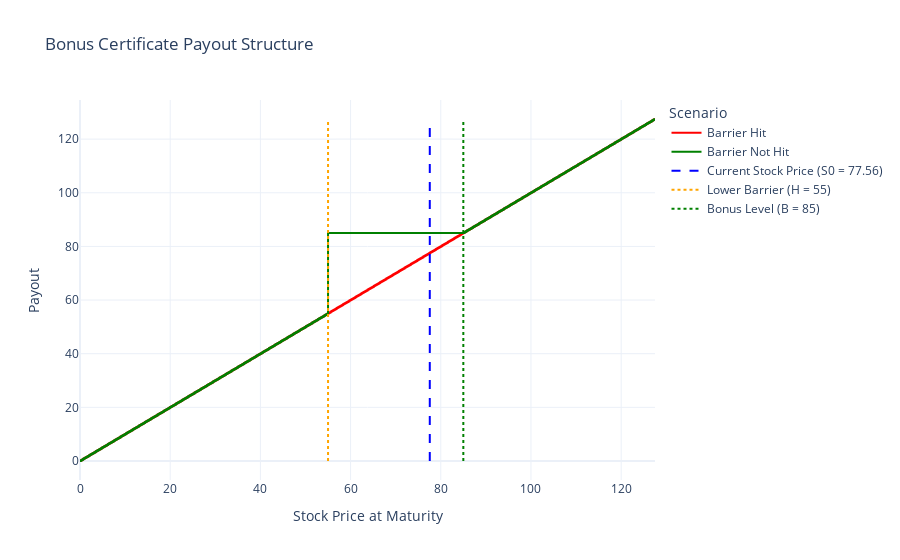

The notebook cell saved with this chart:
### Code cell
plot_payout(B, H, S0)

### Figure 1 — Plotly figure (JSON) as saved in the notebook; plotly's stock layout.template omitted (floating-point values rounded to 4 significant figures; data arrays with more than 128 entries replaced by an {"elided": "..."} marker saying what was removed)
{"data": [{"line": {"color": "red", "shape": "hv"}, "mode": "lines", "name": "Barrier Hit", "type": "scatter", "x": {"elided": "1276 float values"}, "y": {"elided": "1276 float values"}}, {"line": {"color": "green", "shape": "hv"}, "mode": "lines", "name": "Barrier Not Hit", "type": "scatter", "x": {"elided": "1276 float values"}, "y": {"elided": "1276 float values"}}, {"line": {"color": "blue", "dash": "dash"}, "mode": "lines", "name": "Current Stock Price (S0 = 77.56)", "type": "scatter", "x": [77.56, 77.56], "y": [0, 127.5]}, {"line": {"color": "orange", "dash": "dot"}, "mode": "lines", "name": "Lower Barrier (H = 55)", "type": "scatter", "x": [55, 55], "y": [0, 127.5]}, {"line": {"color": "green", "dash": "dot"}, "mode": "lines", "name": "Bonus Level (B = 85)", "type": "scatter", "x": [85, 85], "y": [0, 127.5]}], "layout": {"legend": {"title": {"text": "Scenario"}}, "title": {"text": "Bonus Certificate Payout Structure"}, "xaxis": {"title": {"text": "Stock Price at Maturity"}}, "yaxis": {"title": {"text": "Payout"}}}}
